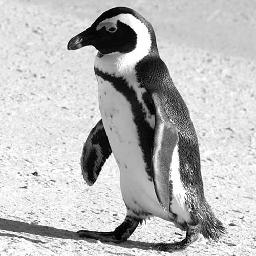
%> input picture Images/pen.jpg, 256 x 256 px
$ octave transdc.m   (GNU Octave 9; MATLAB toolbox functions it lacks are replaced by stand-ins)
%> lines starting %> are read from the running program, lines starting %| are printed output that depends on the picture
clc;
clear all;
close all;
a=imread('D:\Sri\DIP images\pen.jpg');
%> a is the input picture: size 256x256 uint8; min 0, max 255, mean 186.9
b=double(a)/255;
c=rgb2gray(a);
subplot(2,1,1);
imshow(c)
title('Original image');
img_dct=dct2(c);
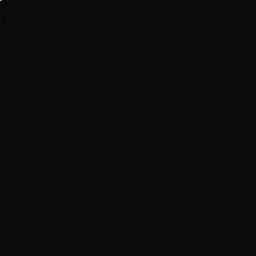
%> img_dct: size 256x256 double; min -2484.5, max 47847.6, mean 0.9; drawn with min black and max white
img_pow=(img_dct).^2;
img_pow=img_pow(:);
[B,index]=sort(img_pow);%no zig-zag
B=flipud(B);
index=flipud(index);
compressed_dct=zeros(size(c));
coeff = 20000;% maybe change the value
for k=1:coeff
compressed_dct(index(k))=img_dct(index(k));
end
im_dct=idct2(compressed_dct);
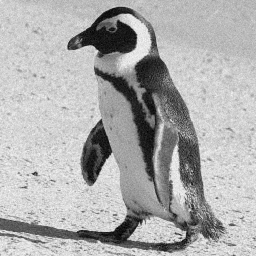
%> im_dct: size 256x256 double; min -17.52, max 282.8, mean 186.9; drawn with min black and max white
subplot(212)
imshow(im_dct)
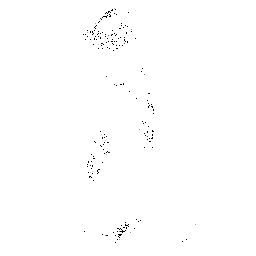
%> displayed picture: size 256x256, on the screen's scale of 0 to 255; min 0, max 255, mean 254
title('DCT Compress Image');
